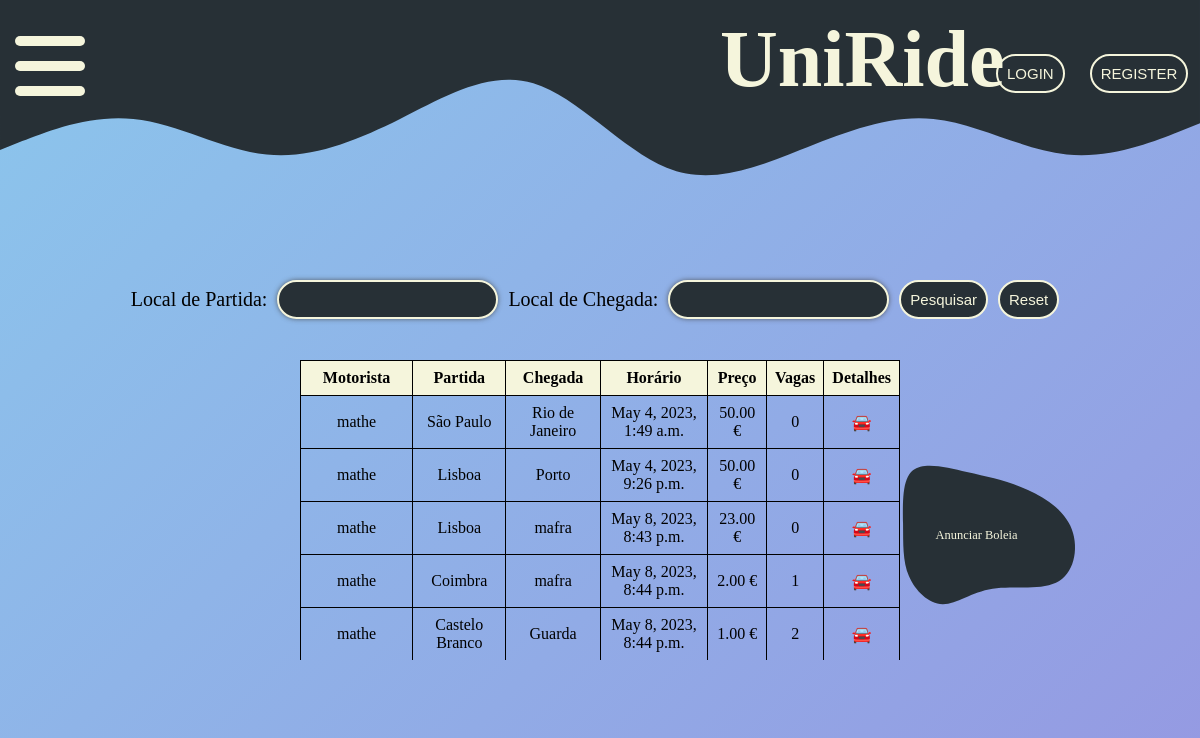
The page / on the database its author committed.
### MyApp/models.py (models this page shows)
class Boleia(models.Model):
    motorista = models.ForeignKey(User, on_delete=models.CASCADE, related_name='boleias_as_motorista')
    users = models.ManyToManyField(User, blank=True, related_name='boleias_as_passageiro')
    partida = models.CharField(max_length=255)
    chegada = models.CharField(max_length=255)
    horario = models.DateTimeField()
    preco = models.DecimalField(max_digits=8, decimal_places=2)
    vagas = models.IntegerField()
    detalhes = models.TextField(blank=True)

### MyApp/views.py (the view)
# urls.py: path('', views.index, name='index'),
def index(request):
    boleias = Boleia.objects.all()
    template = loader.get_template('MyApp/index.html')
    context = {'boleias': boleias}
    return render(request, 'MyApp/index.html', context)

### MyApp/templates/MyApp/index.html (shortened to what this page needs)
<!DOCTYPE html>
<html lang="en">
<head>
    {% load static %}
    <link rel="stylesheet" type="text/css" href="{% static 'MyApp/styles.css' %}" />
</head>
<body>
<nav>
      <a href="{% url 'MyApp:index' %}">
            <h1 id="titulo">UniRide</h1>
        </a>
        <section class="login_OR_register">
            {% if not user.is_authenticated %}
             <a href="{% url 'MyApp:login' %}">
                <button class="butoes_nav" id="login"> LOGIN</button>
            </a>
            <a href="{% url 'MyApp:register' %}">
                <button class="butoes_nav" id="register">REGISTER</button>
            </a>
            {% endif %}
        </section>
    <div class="hamburger-menu">
        <div class="ham-bar bar-top"></div>
         <div class="ham-bar bar-mid"></div>
         <div class="ham-bar bar-bottom"></div>
    </div>
</nav>
{% block content %}
    <section class="searchBar">
    <form id="searchForm" class="searchBar" action="{% url 'MyApp:search' %}" method="get">
        <label class="search_label" for="partida">Local de Partida:</label>
        <input class="search_inputs" type="text" id="partida" name="partida" autocomplete="off"><br><br>
        <label class="search_label" for="chegada">Local de Chegada:</label>
        <input class="search_inputs" type="text" id="chegada" name="chegada" autocomplete="off"><br><br>
            <button id="search_button" type="submit">Pesquisar</button>
            <button id="reset_button" type="submit">Reset</button>
    </form>
</section>
<section id="anuncios_container">
    {% if boleias %}
        <table>
            <thead>
                <tr>
                    <th>Motorista</th>
                    <th>Partida</th>
                    <th>Chegada</th>
                    <th>Horário</th>
                    <th>Preço</th>
                    <th>Vagas</th>
                    <th>Detalhes</th>
                </tr>
            </thead>
            <tbody>
                {% for boleia in boleias %}
                    <tr>
                         <td>{{ boleia.motorista }}</td>
                         <td>{{ boleia.partida }}</td>
                        <td>{{ boleia.chegada }}</td>
                        <td>{{ boleia.horario }}</td>
                        <td>{{ boleia.preco }} €</td>
                        <td>{{ boleia.vagas }}</td>
                        <td>
                            <a href="{% url 'MyApp:detalhes' boleia.id %}">
                               🚘
                            </a>
                        </td>
                    </tr>
                {% endfor %}
            </tbody>
        </table>
    {% else %}
        <p style="text-align: center; font-size: 20px; margin-top: 1em; margin-bottom: 1em; position: absolute">Não existem boleias disponíveis.</p>
    {% endif %}
</section>
    <section class="blop_anim">
        <svg id="blop" viewBox="0 0 900 600" width="900" height="600" xmlns="http://www.w3.org/2000/svg"
             xmlns:xlink="http://www.w3.org/1999/xlink" version="1.1">
            <g transform="translate(402.57248813454015 309.19142559317913)">
                <path id="blop1" d="M129.2 -132.9C177.5 -113.5 233.5 -82.3 256.6 -33.2C279.6 16 269.7 83 227.9 109.1C186 135.2 112.3 120.5 56.8 129C1.3 137.5 -36 169.3 -71.8 168.7C-107.7 168.1 -142.2 135 -158.5 96.5C-174.9 57.9 -173.1 13.9 -173.6 -38.8C-174 -91.4 -176.7 -152.6 -148.1 -175.4C-119.6 -198.2 -59.8 -182.6 -9.6 -171.1C40.5 -159.6 81 -152.2 129.2 -132.9"
                      fill="#273036"></path>
                {% if user.is_authenticated %}
                 <a id="anunciar" href="{% url 'MyApp:anunciar' %}">
                    <text  x="-90" y="0" fill="#F5F5DC">Anunciar Boleia
                    </text>
                </a>
                {% else %}
                  <a id="anunciar" href="{% url 'MyApp:login' %}">
                    <text  x="-90" y="0" fill="#F5F5DC">Anunciar Boleia
                    </text>
                </a>
                {% endif %}
            </g>
            <g transform="translate(462.7996808603914 291.7726424536017)" style="visibility: hidden">
        <path id="blop2" d="M168.6 -187.1C208.7 -167.3 224.5 -104.9 208.6 -57.2C192.7 -9.5 145.1 23.4 113.4 53.6C81.8 83.9 66.2 111.5 34.3 145.2C2.4 178.9 -45.8 218.6 -80 210.3C-114.1 201.9 -134.1 145.5 -165.6 94.1C-197 42.7 -239.8 -3.6 -240.3 -49.5C-240.7 -95.5 -198.8 -141.2 -151.7 -159.7C-104.6 -178.3 -52.3 -169.6 6 -176.8C64.3 -183.9 128.6 -206.9 168.6 -187.1"
              fill="#273036"></path>
            </g>
        </svg>
    </section>
{% endblock %}
</body>
</html>

### MyApp/static/MyApp/styles.css (style rules this page uses)
* { margin-left: 0; padding: 0; margin:0; box-sizing: border-box; }
body { background-image: linear-gradient(135deg, #8BC6EC 0%, #9599E2 100%); font-family: "Candara"; min-height: 100vh; background-attachment: fixed; }
a { text-decoration: none; }
nav { position: fixed; margin-top: -10px; width: 100%; height: 15vh; }
#titulo { position: absolute; top: 3vh; left: 90vh; color: beige; font-size: 5rem; z-index: 1; }
.login_OR_register { position: absolute; top: 8vh; left: 83%; display: flex; align-items: center; gap: 15px; }
.hamburger-menu { height: 100px; width: 100px; background-color: #273036; position: fixed; top: 1rem; cursor:pointer; }
.ham-bar { width: 70%; height: 10px; background-color: beige; border-radius:25px; position: absolute; top: 50%; left: 50%; transform: translate(-50%, -50%); transition:transform .6s, opacity .8s, top .6s; }
.bar-top { top: 25%; }
.bar-bottom { top: 75%; }
.searchBar { position: absolute; left: 0; right: 0; top: 35%; display: flex; align-items: center; justify-content: center; }
label, input, button { display: inline-block; margin-right: 10px; white-space: nowrap; }
.search_inputs { padding: 9px; font-size: 15px; border-width: 2px; border-color: #F5F5DC; background-color: #273036; color: #F5F5DC; border-style: double; border-radius: 50px; box-shadow: 0px 0px 5px rgba(66,66,66,.75); text-shadow: 5px 0px 5px rgba(255,255,255,.60); }
.search_label { font-size:20px; }
button { padding: 9px; font-size: 15px; border-width: 2px; border-color: #F5F5DC; background-color: #273036; color: #F5F5DC; border-style: double; border-radius: 50px; }
#blop { width: 350px; height: 350px; position: absolute; top: 45%; right: 3%; }
#anunciar { font-size: 2em; }
#anuncios_container { position: relative; margin: 0 auto; width: 600px; top: 45vh; height:300px; overflow-y: auto; }
#anuncios_container table { width: 100%; height: 100px; border-collapse: collapse; position: absolute; top: 0; }
#anuncios_container th, #anuncios_container td { border: 1px solid black; padding: 0.5em; text-align: center; }
#anuncios_container th { background-color: beige; }

### rows shown on the page
Boleia: motorista "mathe", partida "São Paulo", chegada "Rio de Janeiro", horario "May 4, 2023, 1:49 a.m.", preco "50.00", vagas "0"
Boleia: motorista "mathe", partida "Lisboa", chegada "Porto", horario "May 4, 2023, 9:26 p.m.", preco "50.00", vagas "0"
Boleia: motorista "mathe", partida "Lisboa", chegada "mafra", horario "May 8, 2023, 8:43 p.m.", preco "23.00", vagas "0"
Boleia: motorista "mathe", partida "Coimbra", chegada "mafra", horario "May 8, 2023, 8:44 p.m.", preco "2.00", vagas "1"
Boleia: motorista "mathe", partida "Castelo Branco", chegada "Guarda", horario "May 8, 2023, 8:44 p.m.", preco "1.00", vagas "2"
